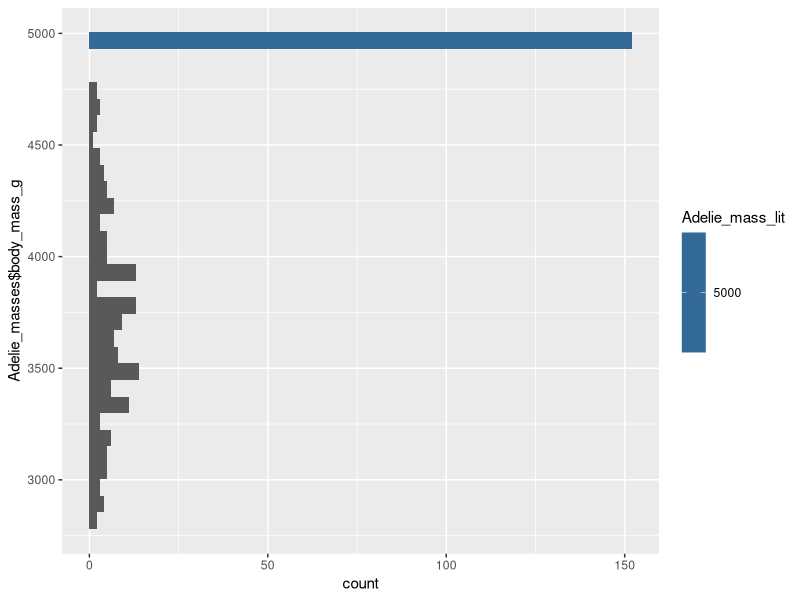
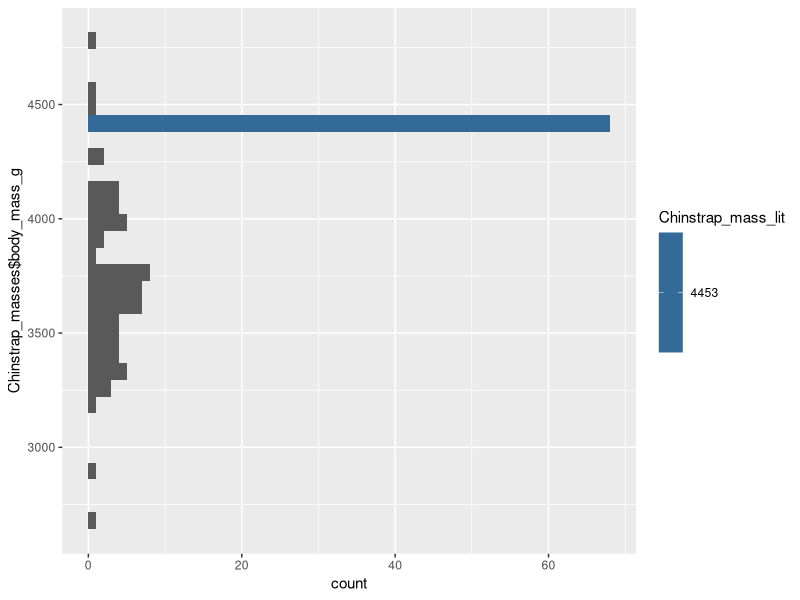
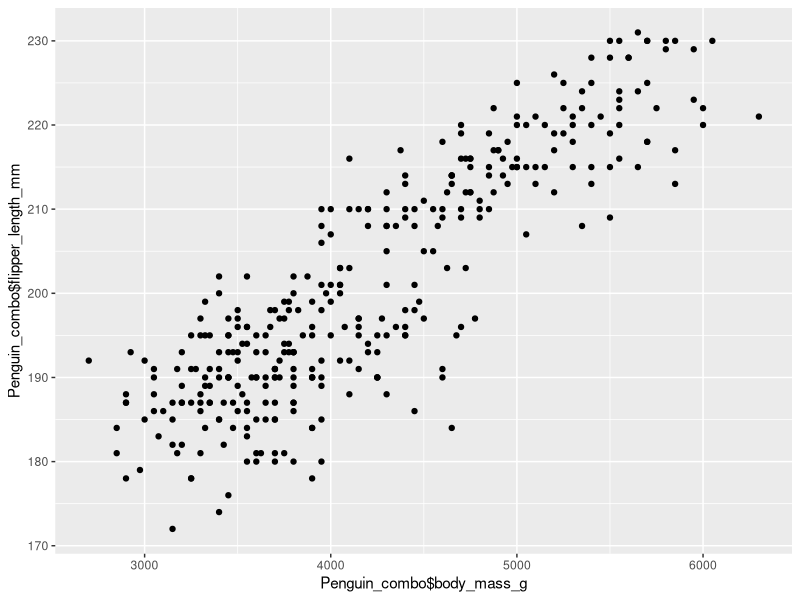

Here is the R script that generated these plots, in order:
## ---- chunk 1
library(palmerpenguins)
library(rstatix)
library(dplyr)
library(ggplot2)
## ---- chunk 2

Adelie_mass_given = penguins %>% 
  dplyr::filter(species=="Adelie") %>%
  select(body_mass_g)
  
 summary(Adelie_mass_given) 
 
 Adelie_given_max = 4775 

 Chinstrap_mass_given = penguins %>%
   dplyr::filter(species=="Chinstrap") %>%
   select(body_mass_g)
 
 summary(Chinstrap_mass_given) #adult male max 

 Chinstrap_given_max = 4800
 
 Adelie_mass_lit = 5000 #adult male max
 
 Chinstrap_mass_lit = 4453

 #Choinstrap_lit is 4453, given is 4800, both maxes
 #Adelie lit is 5000, given is 4775
 
 Chinstrap_masses= data.frame(Chinstrap_mass_given, Chinstrap_mass_lit)
 Adelie_masses= data.frame(Adelie_mass_given, Adelie_mass_lit)

## ---- chunk 3
Adelie_comp_plot = ggplot() +
geom_histogram(data = Adelie_masses, aes(y=Adelie_masses$body_mass_g)) +
  geom_histogram(data = Adelie_masses, aes(y=Adelie_masses$Adelie_mass_lit, fill = Adelie_mass_lit))

Adelie_comp_plot

Chinstrap_comp_plot = ggplot() +
geom_histogram(data = Chinstrap_masses, aes(y=Chinstrap_masses$body_mass_g)) + 
geom_histogram(data = Chinstrap_masses, aes(y=Chinstrap_masses$Chinstrap_mass_lit, fill = Chinstrap_mass_lit))


Chinstrap_comp_plot
## ---- chunk 4
t.test(Adelie_masses$body_mass_g, Adelie_masses$Adelie_mass_lit, var.equal=T)

## ---- chunk 5

t.test(Chinstrap_masses$body_mass_g, Chinstrap_masses$Chinstrap_mass_lit, var.equal=T)

## ---- chunk 6

t.test(Chinstrap_masses$body_mass_g, Adelie_masses$body_mass_g, var.equal=T)


## ---- chunk 7
Penguin_combo = penguins %>% 
  dplyr::select(body_mass_g, flipper_length_mm)


Penguin_combo

ggplot() +
  geom_point(data = Penguin_combo, aes(x=Penguin_combo$body_mass_g, y=Penguin_combo$flipper_length_mm))


  
cor(x=Penguin_combo$body_mass_g, y=Penguin_combo$flipper_length_mm)

cor.test(x=Penguin_combo$body_mass_g, y=Penguin_combo$flipper_length_mm)

## ---- chunk 8

Adelie_set = penguins %>%
  filter(species=="Adelie") %>%
  select(body_mass_g, flipper_length_mm)

Chinstrap_set = penguins %>%
  filter(species=="Chinstrap") %>%
  select(body_mass_g, flipper_length_mm)

Gentoo_set = penguins %>%
  filter(species=="Gentoo") %>%
  select(body_mass_g, flipper_length_mm)

cor.test(x=Adelie_set$body_mass_g, y=Adelie_set$flipper_length_mm)

cor.test(x=Chinstrap_set$body_mass_g, y=Chinstrap_set$flipper_length_mm)

cor.test(x=Gentoo_set$body_mass_g, y=Gentoo_set$flipper_length_mm)


